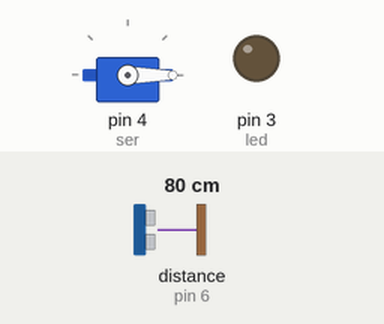
A sketch run on a simulated Arduino Uno, built with avr-gcc and run on an emulated ATmega328P. Shown: servo, output pins drawn as LEDs (lit = HIGH). Wiring (inferred from the names in the program): ultrasonic range finder: trigger pin 5; echo pin 6. The test bench sets the inputs (shaded band); at power-on: distance to the obstacle (sensor on pin 6) 80 cm. The echo pulse lasts 58.3 µs per cm; pins used as bus, display or sensor lines are not drawn.

Above: at 1.2 s.
1.3 s: distance to the obstacle (sensor on pin 6) set to 33 cm
2.8 s: distance to the obstacle (sensor on pin 6) set to 28 cm
At 3.3 s:
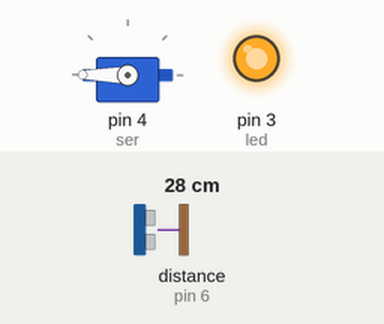
4.3 s: distance to the obstacle (sensor on pin 6) set to 35 cm
At 6.2 s:
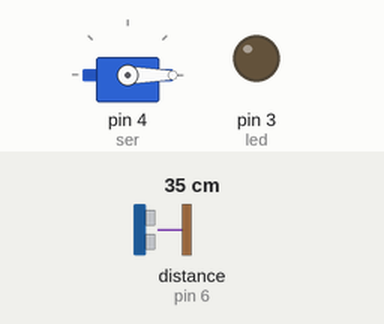
6.5 s: distance to the obstacle (sensor on pin 6) set to 2 cm
At 7.8 s:
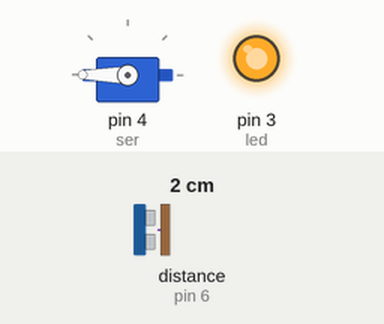
Timing chart, 0 to 9.0 s (numbered marks = the images above; inputs shaded):
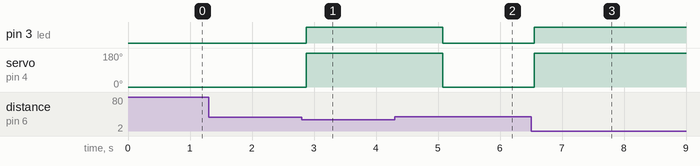

Measured:
- the behaviour switches between 31 and 30 cm on distance to the obstacle (sensor on pin 6) (found by bisection; images 0 and 1)
- after the input at 1.3 s, every drawn part: stays the same
- after the input at 2.8 s, pin 3 (led): LOW → HIGH after 0.07 s; servo on pin 4 (ser): 0° → 180° after 0.07 s
- after the input at 4.3 s, pin 3 (led): HIGH → LOW after 0.78 s; servo on pin 4 (ser): 180° → 0° after 0.78 s
- after the input at 6.5 s, pin 3 (led): LOW → HIGH after 0.05 s; servo on pin 4 (ser): 0° → 180° after 0.05 s

The sketch:

servo_ultra_led.ino
```cpp
#include <Servo.h>
#define led 3
#define ser 4
#define trig 5
#define echo 6
Servo s;
int distancia, tiempo;

void setup() {
  s.attach(ser);
  pinMode(echo, INPUT);
  pinMode(trig, OUTPUT);
  pinMode(led, OUTPUT);
  s.write(0);
}

void loop() {
  digitalWrite(trig, HIGH);
  delay(1);
  digitalWrite(trig, LOW);
  tiempo = pulseIn(echo, HIGH);
  distancia = tiempo / 58.4;

  if (distancia < 30) {
    s.write(180);
    digitalWrite(led, HIGH);
    delay(1000);

  }else if(distancia >= 30){
    s.write(0);
    digitalWrite(led, LOW);
    delay(10);
    }
  delay(100);
}
```
